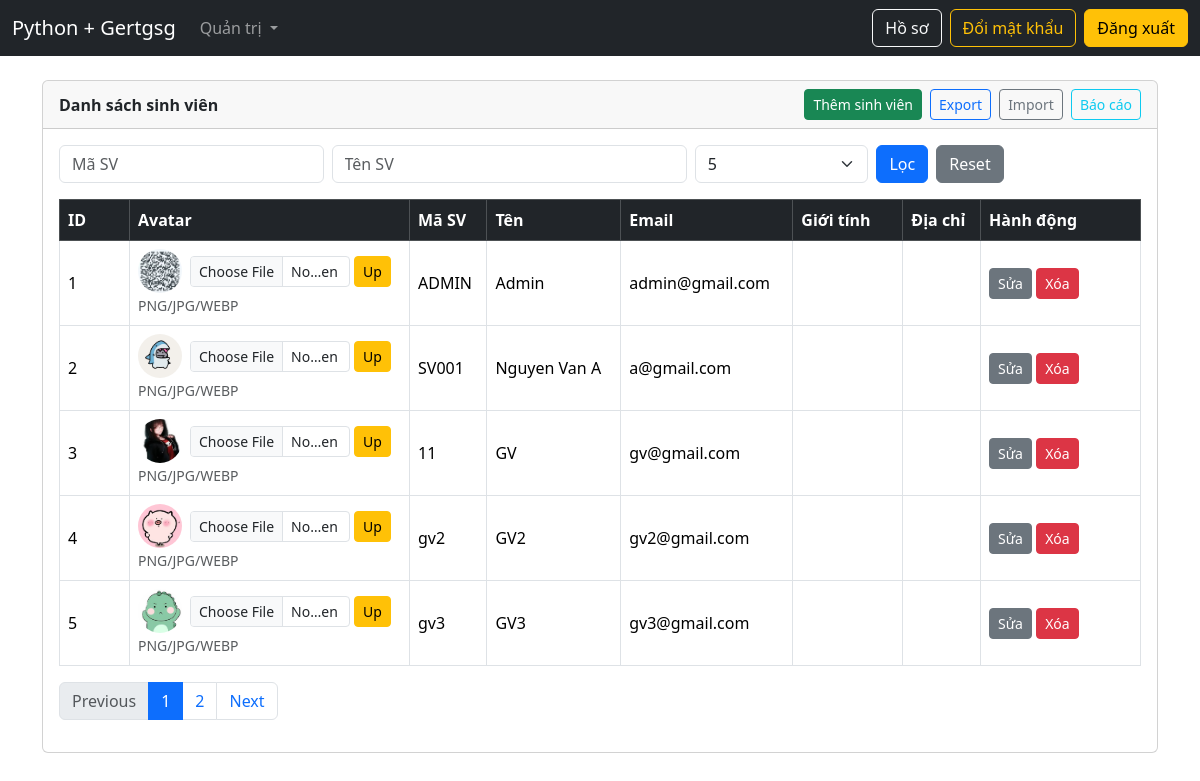
/admin/students (signed in), run on an earlier commit of the app's database.
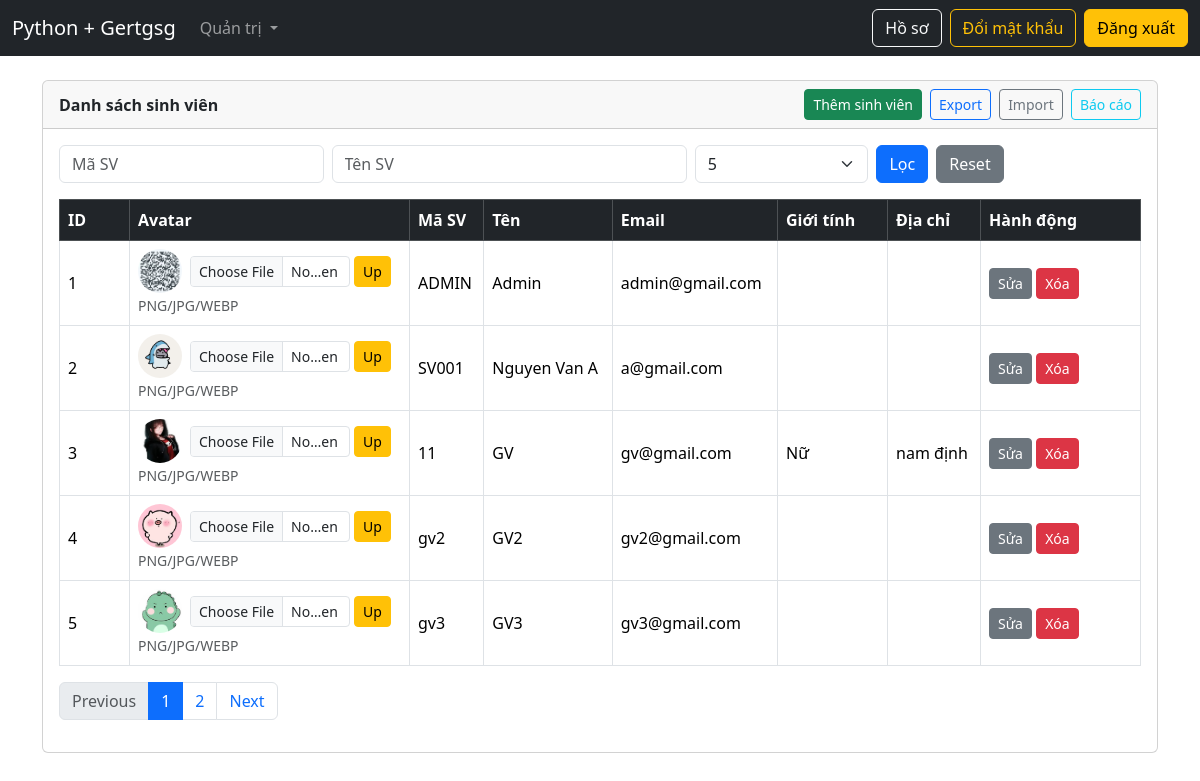
And on a later commit of the database.
### models.py (models this page shows, shortened)
class Student(UserMixin, db.Model):
    __tablename__ = "students"
    id = db.Column(db.Integer, primary_key=True)
    ma_sv = db.Column(db.String(50), unique=True, nullable=False, index=True)
    ten_sv = db.Column(db.String(255), nullable=False, index=True)
    email = db.Column(db.String(255), unique=True, nullable=False, index=True)
    mat_khau = db.Column(db.String(255), nullable=False)
    role = db.Column(db.String(20), nullable=False, default="student", index=True)
    avatar = db.Column(db.String(255), nullable=True)
    gioi_tinh = db.Column(db.String(10), nullable=True)
    dia_chi = db.Column(db.Text, nullable=True)
    failed_attempts = db.Column(db.Integer, nullable=False, default=0)
    last_failed_at = db.Column(db.DateTime, nullable=True)
    lock_until = db.Column(db.DateTime, nullable=True)
    class_id = db.Column(
        db.Integer,
        db.ForeignKey("classes.id", ondelete="SET NULL"),
        nullable=True,
        index=True,
    )
    class_ = db.relationship("Class", back_populates="students")
    teaching_classes = db.relationship(
        "Class",
        secondary=teacher_classes,
        back_populates="teachers",
        lazy="subquery",
    )

### admin_routes.py (the view)
@admin_bp.get("/students")
@login_required
@roles_required("admin")
def admin_students_index():
    q_ma = (request.args.get("ma_sv") or "").strip()
    q_ten = (request.args.get("ten_sv") or "").strip()
    try:
        page = int(request.args.get("page", 1))
    except ValueError:
        page = 1
    try:
        per_page = int(request.args.get("per_page", 5))
    except ValueError:
        per_page = 5
    per_page = 5 if per_page not in (5, 10, 20) else per_page
    query = Student.query
    if q_ma:
        query = query.filter(Student.ma_sv.ilike(f"%{q_ma}%"))
    if q_ten:
        query = query.filter(Student.ten_sv.ilike(f"%{q_ten}%"))
    pagination = query.order_by(Student.id.asc()).paginate(page=page, per_page=per_page, error_out=False)
    return render_template(
        "admin/index.html",  # bạn đang để students ở admin/index.html
        students=pagination.items,
        pagination=pagination,
        ma_sv=q_ma,
        ten_sv=q_ten,
        per_page=per_page,
    )

### app.py (called while the page is built)
@app.context_processor
def inject_csrf():
    def form_csrf_token():
        return Markup(f'<input type="hidden" name="csrf_token" value="{generate_csrf()}">')
    return dict(form_csrf_token=form_csrf_token)

@login_manager.user_loader
def load_user(user_id: str):
    try:
        return Student.query.get(int(user_id))
    except Exception:
        return None

### auth.py (called while the page is built)
def roles_required(*roles):
    def decorator(fn):
        @wraps(fn)
        def wrapper(*args, **kwargs):
            if not current_user.is_authenticated:
                abort(401)
            user_role = (getattr(current_user, "role", "") or "").strip().lower()
            if user_role not in [r.lower() for r in roles]:
                abort(403)
            return fn(*args, **kwargs)
        return wrapper
    return decorator

### templates/admin/index.html (shortened to what the changed rows need)
{% extends "base.html" %}
{% set title="Quản lý sinh viên (Admin)" %}
{% block content %}
<div class="card text-dark">
  <div class="card-body">
    <div class="table-responsive">
      <table class="table table-bordered align-middle">
        <thead class="table-dark">
          <tr>
            <th style="width:70px;">ID</th>
            <th style="width:280px;">Avatar</th>
            <th>Mã SV</th>
            <th>Tên</th>
            <th>Email</th>
            <th style="width:110px;">Giới tính</th>
            <th>Địa chỉ</th>
            <th style="width:160px;">Hành động</th>
          </tr>
        </thead>
        <tbody>
          {% for s in students %}
          <tr>
            <td>{{ s.id }}</td>
            <td>
              <div class="d-flex align-items-center gap-2">
                {% if s.avatar %}
                  <img
                    src="{{ url_for('static', filename='uploads/' ~ s.avatar) }}"
                    width="44" height="44"
                    style="border-radius:50%;object-fit:cover;"
                    alt="avatar">
                {% else %}
                  <div style="width:44px;height:44px;border-radius:50%;background:#ddd;"></div>
                {% endif %}
                <form
                  method="POST"
                  action="{{ url_for('admin.admin_student_upload_avatar', student_id=s.id) }}"
                  enctype="multipart/form-data"
                  class="d-flex gap-1 align-items-center"
                >
                  <input
                    type="file"
                    name="avatar"
                    class="form-control form-control-sm"
                    accept=".png,.jpg,.jpeg,.webp"
                    required
                    style="max-width:160px;"
                  >
                  <button class="btn btn-sm btn-warning" type="submit">Up</button>
                </form>
              </div>
              <small class="text-muted">PNG/JPG/WEBP</small>
            </td>
            <td>{{ s.ma_sv }}</td>
            <td>{{ s.ten_sv }}</td>
            <td>{{ s.email }}</td>
            <td>{{ s.gioi_tinh or "" }}</td>
            <td>{{ s.dia_chi or "" }}</td>
            <td>
              <a class="btn btn-sm btn-secondary" href="{{ url_for('admin.admin_students_edit', student_id=s.id) }}">Sửa</a>
              <form method="POST" action="{{ url_for('admin.admin_students_delete', student_id=s.id) }}" style="display:inline;">
                <button class="btn btn-sm btn-danger" onclick="return confirm('Xóa sinh viên này?')">Xóa</button>
              </form>
            </td>
          </tr>
          {% endfor %}
        </tbody>
      </table>
    </div>
  </div>
</div>
{% endblock %}

What changed in the data, as far as the page shows it:
changed Student "GV": gioi_tinh (not shown) → "Nữ"; dia_chi (not shown) → "nam định"
